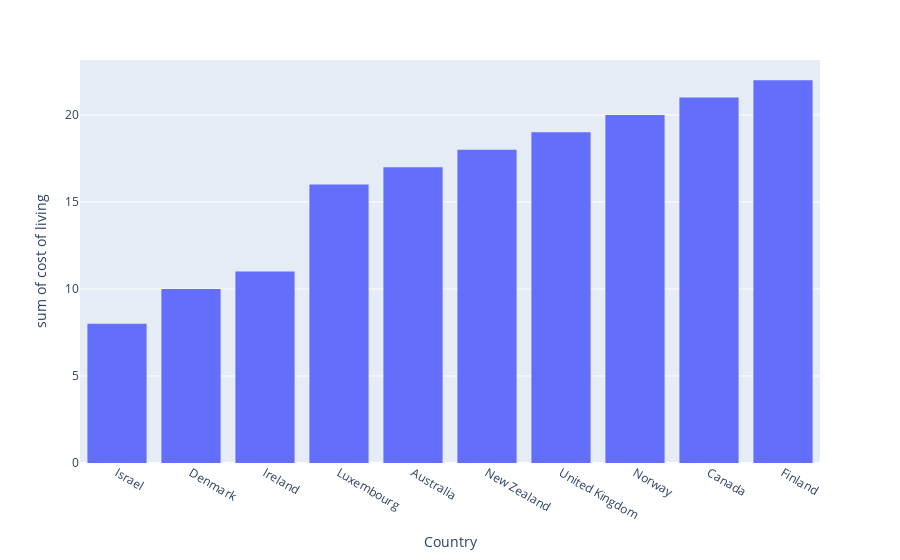

Notebook code for this chart:
### Code cell
import plotly.express as px
fig = px.histogram(cl, x="Country",y="cost of living")
fig.show()

### Figure 1 — Plotly figure (JSON) as saved in the notebook; plotly's stock layout.template omitted (floating-point values rounded to 4 significant figures)
{"data": [{"alignmentgroup": "True", "bingroup": "x", "histfunc": "sum", "hovertemplate": "Country=%{x}<br>sum of cost of living=%{y}<extra></extra>", "legendgroup": "", "marker": {"color": "#636efa", "pattern": {"shape": ""}}, "name": "", "offsetgroup": "", "orientation": "v", "showlegend": false, "type": "histogram", "x": ["Israel", "Denmark", "Ireland", "Luxembourg", "Australia", "New Zealand", "United Kingdom", "Norway", "Canada", "Finland"], "xaxis": "x", "y": [8, 10, 11, 16, 17, 18, 19, 20, 21, 22], "yaxis": "y"}], "layout": {"autosize": true, "barmode": "relative", "legend": {"tracegroupgap": 0}, "margin": {"t": 60}, "xaxis": {"anchor": "y", "autorange": true, "domain": [0, 1], "range": [-0.5, 9.5], "title": {"text": "Country"}, "type": "category"}, "yaxis": {"anchor": "x", "autorange": true, "domain": [0, 1], "range": [0, 23.16], "title": {"text": "sum of cost of living"}, "type": "linear"}}}
